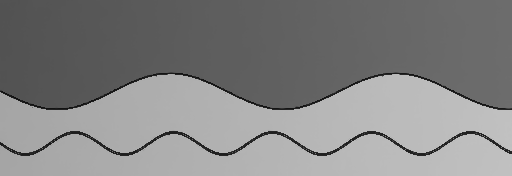
#> input picture KV260/simulation_results/edge_aware_surface_contour_filter/results/curve_test/filtered.bmp, 512 x 176 px; the run also reads 1 picture not shown here
$ python check_contours.py
#> lines starting #> are read from the running program, lines starting #| are printed output that depends on the picture
"""Exercise a known curved boundary and a noisy gray ramp through the RGB10 wrapper.
Run from any directory with GHDL, NumPy and Pillow. Outputs are saved under
results/curve_test by default. Coordinates are in image pixels.
"""
import argparse
import subprocess
import sys
from pathlib import Path

import numpy as np
from PIL import Image

ROOT = Path(__file__).resolve().parents[1]


def curve_target(folder):
    height, width = 176, 512
    y, x = np.ogrid[:height, :width]
    # A continuous antialiased step with a crest, a trough and a sloped segment.
    edge_y = 91 + 18 * np.sin(2*np.pi*x[0]/226)
    ramp = 76 + x/18
    transition = np.clip((y-edge_y+1.25)/2.5, 0, 1)
    rng = np.random.default_rng(477)
    noise = rng.normal(0, 3, size=(height, width))
    # The lower curve is a separate two-pixel-wide antialiased dark stroke.
    thin_y = 143 + 11*np.sin(2*np.pi*x[0]/99)
    coverage = np.clip(1.5 - np.abs(y-thin_y), 0, 1)
    gray = np.rint(ramp + 88*transition - 60*coverage + noise).clip(0, 255).astype(np.uint8)
    Image.fromarray(gray).save(folder/'curve.jpg', quality=100)
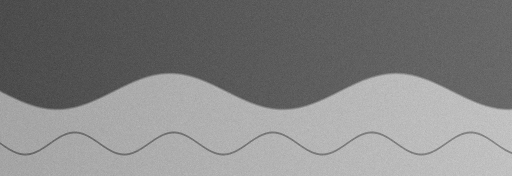
#> saved as curve.jpg: PIL image 512x176 L; min 67, max 201, mean 131.1
    return edge_y, thin_y


def measure(path, edge_y, thin_y):
    gray = np.asarray(Image.open(path).convert('L'), dtype=np.float64)
    x = np.arange(12, gray.shape[1]-12)
#> x = 488 values from 12 to 499
    # Fit and subtract the intended sloping surface so its gradient does not
    # contribute to the measured shading noise. Exclude all sides and the curve.
    patch = gray[12:52, x]
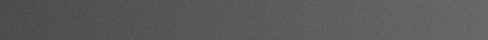
#> patch: shape (40, 488) float64; min 67, max 111, mean 90.2
    slope, intercept = np.polyfit(x, patch.mean(axis=0), 1)
#> slope = 0.0555; intercept = 76.03
    rms = np.sqrt(np.mean((patch - (slope*x+intercept))**2))
#> rms = 3.07
    y = np.rint(edge_y[x]).astype(int)
    # Local dark-side plateau and local minimum within +/-3 px of the known edge.
    plateau = np.median(gray[y[None, :] + np.arange(-13, -6)[:, None], x], axis=0)
#> plateau = 488 values, max 107 at index 481, min 75 at index 1, mean 90.13
    offsets = np.arange(-3, 4)
    strip = gray[y[None, :] + offsets[:, None], x]
    dip = plateau - strip.min(axis=0)
#> dip = 488 values, max 10 at index 301, min -8 at index 441, mean 1.91
    # Detect ink only if it is >=10 gray levels darker than the local dark side.
    ink = dip >= 10
    missing = np.flatnonzero(np.diff(np.r_[False, ~ink, False]))
#> missing = [0, 301, 302, 488]
    longest_gap = int(np.diff(missing.reshape(-1, 2), axis=1).max()) if missing.size else 0
#> longest_gap = 301
    yy = np.rint(thin_y[x]).astype(int)
    line_bg = np.median(gray[yy[None, :] + np.arange(8, 14)[:, None], x], axis=0)
#> line_bg = 488 values, max 195 at index 467, min 161.5 at index 4, mean 178.2
    line = gray[yy[None, :] + np.arange(-2, 3)[:, None], x].min(axis=0)
#> line = 488 values, max 137 at index 482, min 98 at index 6, mean 117.9
    thin_present = int(np.count_nonzero(line_bg-line >= 15))
#> thin_present = 488
    return rms, int(ink.sum()), ink.size, longest_gap, float(np.median(dip)), thin_present


def main():
    parser = argparse.ArgumentParser(description=__doc__)
    parser.add_argument('--outdir', type=Path, default=ROOT/'results/curve_test')
    args = parser.parse_args()
    folder = args.outdir.resolve()
    folder.mkdir(parents=True, exist_ok=True)
    edge_y, thin_y = curve_target(folder)
    subprocess.run([sys.executable, str(ROOT/'sim/run_ghdl.py'), str(folder/'curve.jpg'),
                    '--output', str(folder/'filtered.bmp'), '--decoded-bmp', str(folder/'decoded.bmp'),
                    '--rgb10', '--stalls', '--build', str(ROOT/'build/ghdl_curve')], check=True)
    subprocess.run([sys.executable, str(ROOT/'tools/check_pixels.py'), str(folder/'decoded.bmp'),
                    str(folder/'filtered.bmp')], check=True)
    before = measure(folder/'decoded.bmp', edge_y, thin_y)
#> before = (3.07, 1, 488, 301, 2, 488)
    after = measure(folder/'filtered.bmp', edge_y, thin_y)
#> in measure (call 2), `slope, intercept = np.polyfit(x, patch.mean(axis=0), 1)`: slope = 0.0519; intercept = 82.24
#> in measure (call 2), `rms = np.sqrt(np.mean((patch - (slope*x+intercept))**2))`: rms = 0.397
#> in measure (call 2), `plateau = np.median(gray[y[None, :] + np.arange(-13, -6)[:, None], x],..`: plateau = 488 values, max 108 at index 486, min 83 at index 0, mean 95.68
#> in measure (call 2), `dip = plateau - strip.min(axis=0)`: dip = 488 values, max 85 at index 446, min 56 at index 10, mean 72.66
#> in measure (call 2), `missing = np.flatnonzero(np.diff(np.r_[False, ~ink, False]))`: missing = empty array
#> in measure (call 2), `longest_gap = int(np.diff(missing.reshape(-1, 2), axis=1).max()) if mi..`: longest_gap = 0
#> in measure (call 2), `line_bg = np.median(gray[yy[None, :] + np.arange(8, 14)[:, None], x], ..`: line_bg = 488 values, max 191 at index 475, min 165 at index 0, mean 178.9
#> in measure (call 2), `line = gray[yy[None, :] + np.arange(-2, 3)[:, None], x].min(axis=0)`: line = 488 values, max 45 at index 439, min 24 at index 37, mean 32.13
#> after = (0.397, 488, 488, 0, 73, 488)
    for name, (rms, linked, cols, gap, dip, thin) in [('Input', before), ('Output', after)]:
        print(f'{name}: detrended flat-ramp RMS {rms:.3f} gray levels; ink detected in '
              f'{linked}/{cols} columns; longest missing run {gap} columns; median ink depth {dip:.1f} levels; '
              f'two-pixel curved stroke retained in {thin}/{cols} columns')
#> this loop made 2 passes
#| Input: detrended flat-ramp RMS 3.070 gray levels; ink detected in 1/488 columns; longest missing run 301 columns; median ink depth 2.0 levels; two-pixel curved stroke retained in 488/488 columns
#| Output: detrended flat-ramp RMS 0.397 gray levels; ink detected in 488/488 columns; longest missing run 0 columns; median ink depth 73.0 levels; two-pixel curved stroke retained in 488/488 columns
    if after[0] >= before[0] or after[1] < 0.98*after[2] or after[3] > 2 or after[5] != after[2]:
        raise SystemExit('Shading or curve continuity check failed')
    print('PASS: smooth ramp and continuous curved contour.')


if __name__ == '__main__':
    main()
